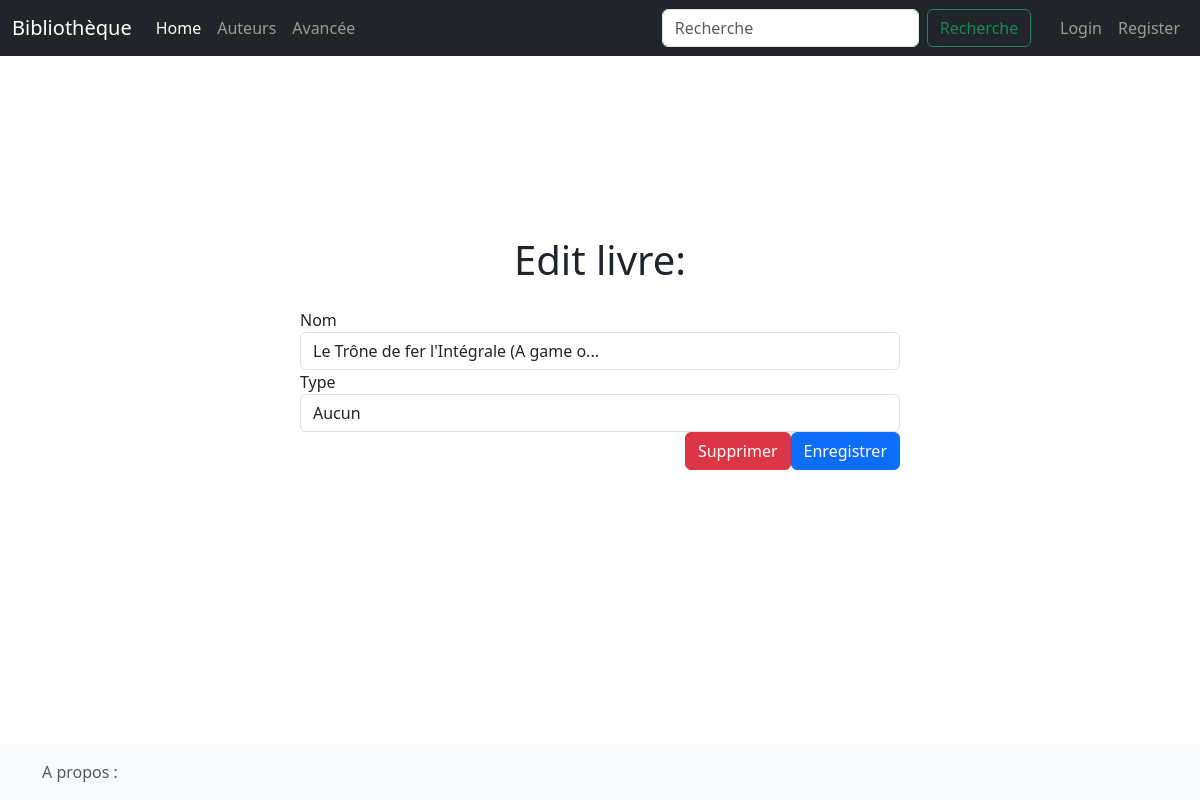
Page /edit-book/2 on the earlier database version.
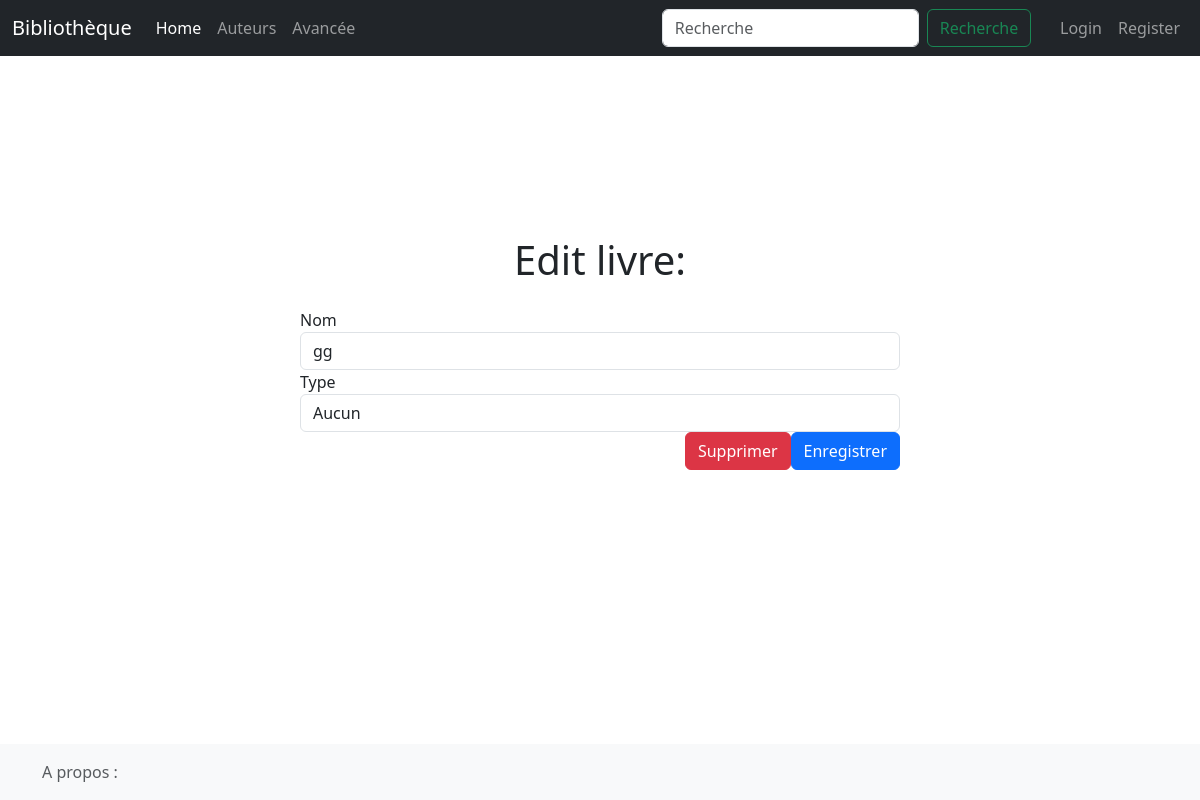
Same page on the later database version.
### SiteWeb/models.py (models this page shows, shortened)
class Book(db.Model):
    id = db.Column(db.Integer, primary_key=True)
    price = db.Column(db.Float)
    url = db.Column(db.String(200))
    img = db.Column(db.String(200))
    title = db.Column(db.String(100))
    author_id = db.Column(db.Integer, db.ForeignKey("author.id"))
    genre_id = db.Column(db.String(100), db.ForeignKey("genre.name"), default="Aucun")
    author = db.relationship("Author", backref=db.backref("books", lazy="dynamic"))
    genre = db.relationship("Genre", backref=db.backref("books", lazy="dynamic"))

### SiteWeb/views.py (the view)
@app.route("/edit-book/<int:id>")
def edit_book(id):
    a = get_book(id)
    f = BookForm(id=a.id, title=a.title, genre = a.genre)
    return render_template(
        "edit-book.html",
        book=a, form = f)

### SiteWeb/views.py
class BookForm(FlaskForm):
    id = HiddenField('id')
    title = StringField('Nom', validators=[DataRequired()])
    genre = StringField('Type', validators=[DataRequired()])

### SiteWeb/models.py (called while the page is built)
def get_book(id : int) -> Book:
    return Book.query.get(id)  # Utilisez .get() pour obtenir le livre par son ID

    def __repr__ (self ):
        return self.name

### SiteWeb/templates/edit-book.html (shortened to what this page needs)
{% extends "base.html" %}
{% block content %}
<div class="container mt-5">
    <h1 class="text-center mb-4">Edit livre: </h1>
    <form role="form" method="POST" action="{{ url_for('save_book') }}" class="mx-auto" style="max-width: 600px;">
        <div class="form-group {% if form.title.errors %} has-error {% endif %}">
            {{ form.title.label }}
            {{ form.title(size=50, class_="form-control") }}
        </div>
        <div class="form-group {% if form.genre.errors %} has-error {% endif %}">
            {{ form.genre.label }}
            {{ form.genre(size=50, class_="form-control") }}
        </div>
        <div class="d-flex justify-content-end">
            <button class="btn btn-danger mr-2" name="value" value="Supprimer" type="submit">Supprimer</button>
            <button class="btn btn-primary" name="value" value="Enregistrer" type="submit">Enregistrer</button>
        </div>
    </form>
</div>
{% endblock %}

Differences in the rows shown:
changed Book "Aucun": title "Le Trône de fer l'Intégrale (A game o..." → "gg"
